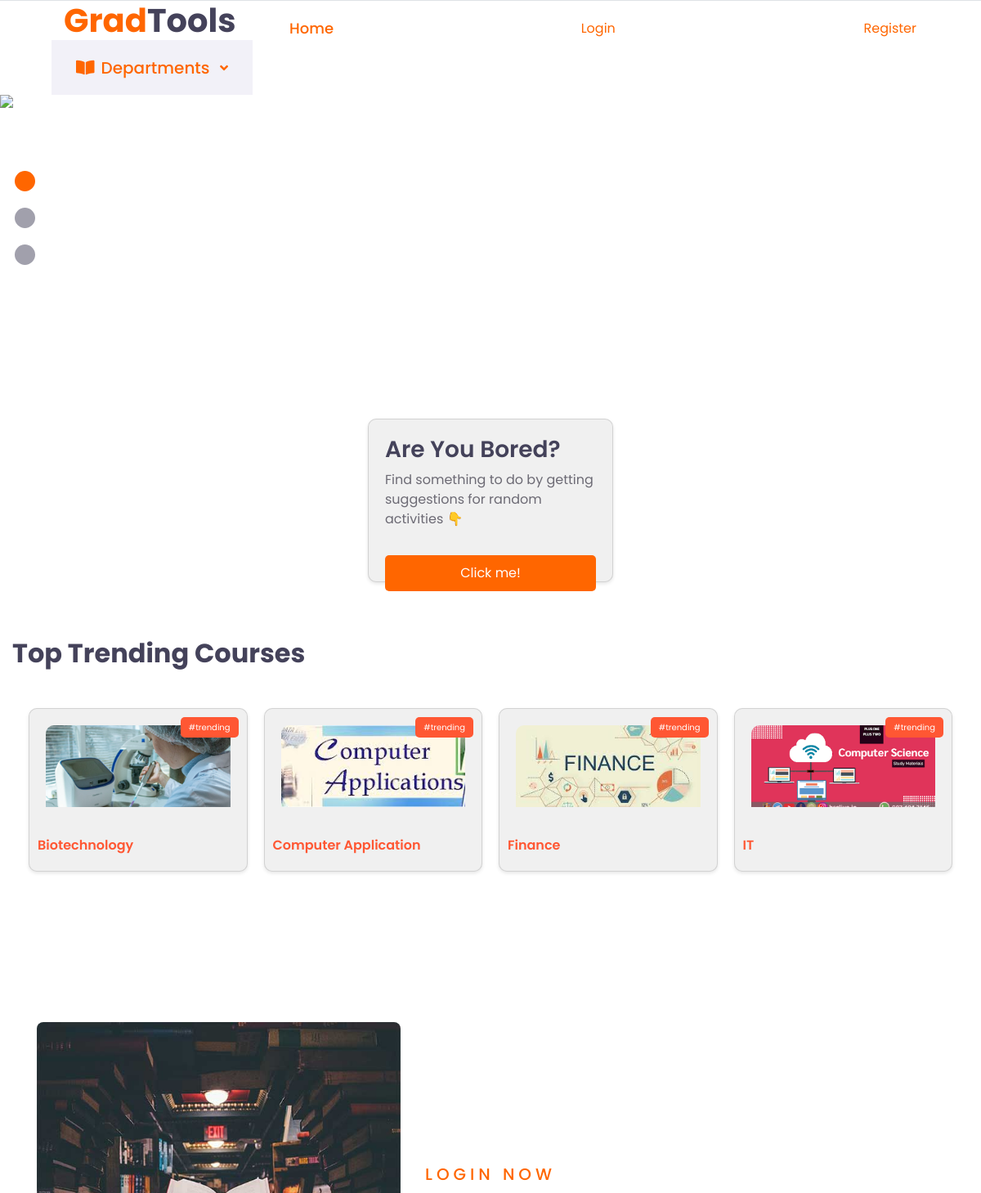
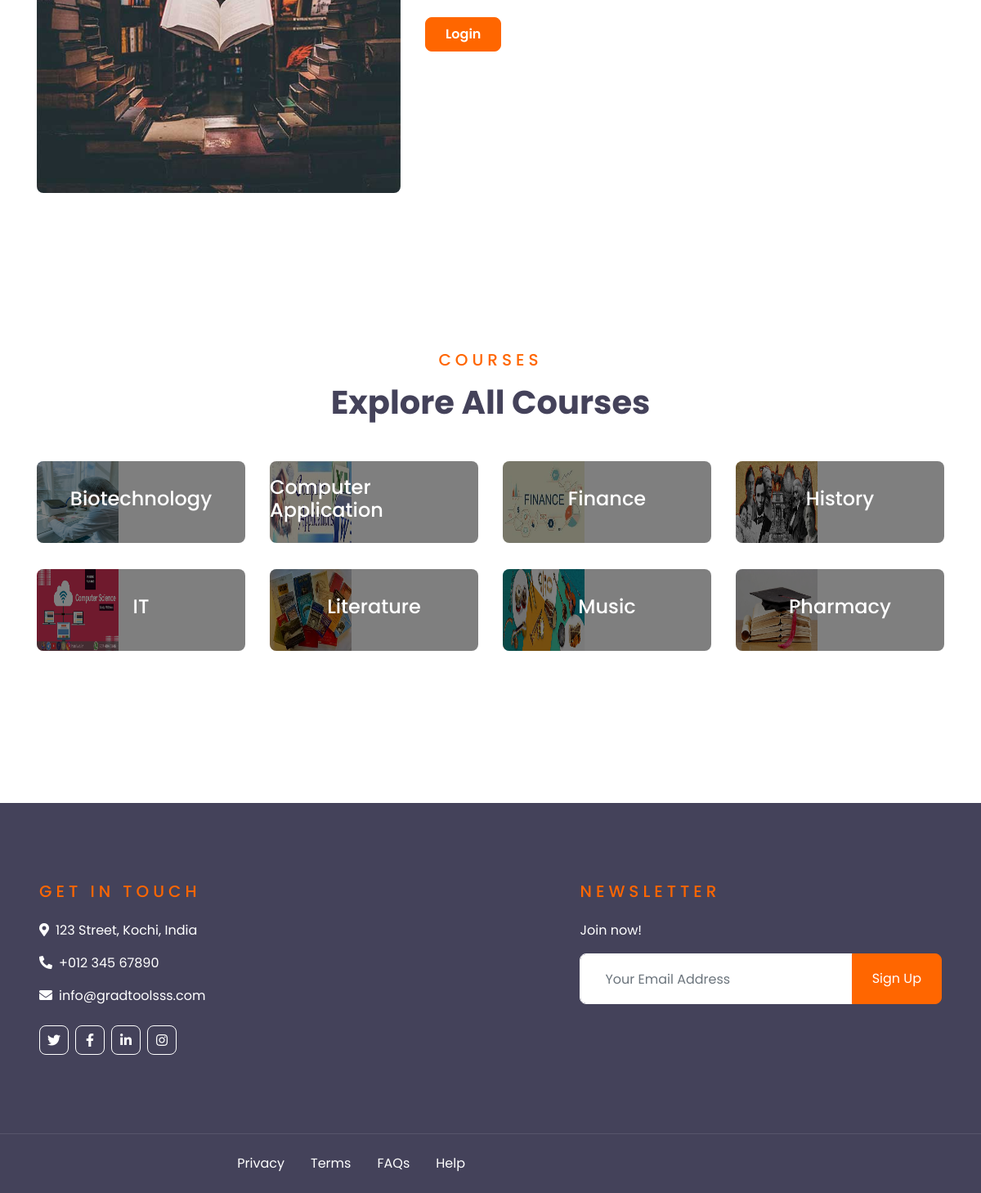
The page / on the database its author committed (2 pictures, top to bottom).
### GradTools_app/models.py (models this page shows, shortened)
class Course(models.Model):
    department = models.ForeignKey(Department, on_delete=models.CASCADE)
    name = models.CharField(max_length=50)
    slug = models.SlugField(max_length=50, unique=True)
    description = models.TextField(blank=True)
    image = models.ImageField(upload_to='course', blank=True)
    top= models.BooleanField(default=False)
    class Meta:
        ordering = ('name',)
        verbose_name = 'course'
        verbose_name_plural = 'courses'

### GradTools_app/views.py (the view)
# urls.py: path('', views.home, name='home_page'),
def home(request):
    courses = Course.objects.all()
    top_courses = Course.objects.filter(top=True)
    context = {'courses': courses,
               'top_courses': top_courses}
    return render(request, 'home.html', context)

### templates/home.html (shortened to what this page needs)
{% extends 'base.html' %}
{% load static %}
{% block content %}
{% include 'carousel.html' %}
{% include 'activity_template.html' %}
{% include 'about.html' %}
{% include 'category.html' %}
{% endblock %}

### templates/base.html (shortened to what this page needs)
<!DOCTYPE html>
{% load static %}
<html lang="en">
<head>
    <link href="https://cdnjs.cloudflare.com/ajax/libs/font-awesome/5.10.0/css/all.min.css" rel="stylesheet">
    <link href="{% static 'lib/owlcarousel/assets/owl.carousel.min.css' %}" rel="stylesheet">
    <link href="{% static 'css/style.css' %}" rel="stylesheet">
</head>
<body>
<div>
    {% include 'navbar.html'  %}
    {% block content %}
    {% endblock %}
    {% include 'footer.html' %}
</body>
</html>

### templates/navbar.html (shortened to what this page needs)
    <div class="container-fluid">
        <div class="row border-top px-xl-5">
            <div class="col-lg-3 d-none d-lg-block">
                <div class="col-lg-3">
                <a href="" class="text-decoration-none">
                    <h1 class="m-0"><span class="text-primary">Grad</span>Tools</h1>
                </a>
            </div>
                <a class="d-flex align-items-center justify-content-between bg-secondary w-100 text-decoration-none" data-toggle="collapse" href="#navbar-vertical" style="height: 67px; padding: 0 30px;">
                    <h5 class="text-primary m-0"><i class="fa fa-book-open mr-2"></i>Departments</h5>
                    <i class="fa fa-angle-down text-primary"></i>
                </a>
            </div>
            <div class="col-lg-9">
                <nav class="navbar navbar-expand-lg bg-light navbar-light py-3 py-lg-0 px-0">
                    <div class="collapse navbar-collapse justify-content-between" id="navbarCollapse">
                        <div class="navbar-nav py-0">
                            <a href="/" class="nav-item nav-link active">Home</a>
                        </div>
                        <div>
                            <a href="/login/" class="nav-item nav-link active">Login</a>
                        </div>
                        <div>
                            <a href="/register/" class="nav-item nav-link active">Register</a>
                        </div>
                    </div>
                </nav>
            </div>
        </div>
    </div>

### templates/carousel.html (shortened to what this page needs)
{% load static %}
    <div class="container-fluid p-0 pb-5 mb-5">
        <div id="header-carousel" class="carousel slide carousel-fade" data-ride="carousel">
            <ol class="carousel-indicators">
                <li data-target="#header-carousel" data-slide-to="0" class="active"></li>
                <li data-target="#header-carousel" data-slide-to="1"></li>
                <li data-target="#header-carousel" data-slide-to="2"></li>
            </ol>
            <div class="carousel-inner">
                <div class="carousel-item active" style="min-height: 300px;">
                    <img class="position-relative w-100" src="{% static 'img/gradtools_banner.png' %}" style="min-height: 300px; object-fit: cover;">
                </div>
            </div>
        </div>
    </div>

### templates/activity_template.html (shortened to what this page needs)
{% load static %}
<link href="{% static 'css/activity_template.css' %}" rel="stylesheet">
    <div class="card">
        <h3>Are You Bored?</h3>
        <p>Find something to do by getting suggestions for random activities 👇</p>
        <button id="getActivity">Click me!</button>
    </div>

### templates/about.html (shortened to what this page needs)
{% load static %}
<div class="container-fluid py-5">
    <h2>Top Trending Courses</h2>
    <div class="card-container">
        {% for i in top_courses %}
        <div class="card">
            <span class="trending-tag">#trending</span>
            <img class="card-image" src="{{i.image.url}}" alt="Trending Course">
            <h4 class="card-title">{{i.name}}</h4>
        </div>
        {% endfor %}
    </div>
    </div>
    <div class="container-fluid py-5">
        <div class="container py-5">
            <div class="row align-items-center">
                <div class="col-lg-5">
                    <img class="img-fluid rounded mb-4 mb-lg-0" src="{% static 'img/about.jpg' %}" alt="library pic square size">
                </div>
                <div class="col-lg-7">
                    <div class="text-left mb-4">
                        <h5 class="text-primary text-uppercase mb-3" style="letter-spacing: 5px;">Login Now</h5>
                    </div>
                    <a href="/new-page/" class="btn btn-primary py-md-2 px-md-4 font-weight-semi-bold mt-2">Login</a>
                </div>
            </div>
        </div>
    </div>

### templates/category.html
{% load static %}
    <div class="container-fluid py-5">
        <div class="container pt-5 pb-3">
            <div class="text-center mb-5">
                <h5 class="text-primary text-uppercase mb-3" style="letter-spacing: 5px;">Courses</h5>
                <h1>Explore All Courses</h1>
            </div>
            <div class="row">
                {% for course in courses %}
                <div class="col-lg-3 col-md-6 mb-4">
                    <div class="cat-item position-relative overflow-hidden rounded mb-2">
                        <img class="img-fluid" src="{{course.image.url}}" style="height:100px; width:100px" alt="image ORM">
                        <a class="cat-overlay text-white text-decoration-none" href="">
                            <h4 class="text-white font-weight-medium">{{course.name}}</h4>
                        </a>
                    </div>
                </div>
                {% endfor %}
            </div>
            </div>
        </div>
    </div>

### templates/footer.html
    <div class="container-fluid bg-dark text-white py-5 px-sm-3 px-lg-5" style="margin-top: 90px;">
        <div class="row pt-5">
            <div class="col-lg-7 col-md-12">
                <div class="row">
                    <div class="col-md-6 mb-5">
                        <h5 class="text-primary text-uppercase mb-4" style="letter-spacing: 5px;">Get In Touch</h5>
                        <p><i class="fa fa-map-marker-alt mr-2"></i>123 Street, Kochi, India</p>
                        <p><i class="fa fa-phone-alt mr-2"></i>+012 345 67890</p>
                        <p><i class="fa fa-envelope mr-2"></i>info@gradtoolsss.com</p>
                        <div class="d-flex justify-content-start mt-4">
                            <a class="btn btn-outline-light btn-square mr-2" href="#"><i class="fab fa-twitter"></i></a>
                            <a class="btn btn-outline-light btn-square mr-2" href="#"><i class="fab fa-facebook-f"></i></a>
                            <a class="btn btn-outline-light btn-square mr-2" href="#"><i class="fab fa-linkedin-in"></i></a>
                            <a class="btn btn-outline-light btn-square" href="#"><i class="fab fa-instagram"></i></a>
                        </div>
                    </div>
                </div>
            </div>
            <div class="col-lg-5 col-md-12 mb-5">
                <h5 class="text-primary text-uppercase mb-4" style="letter-spacing: 5px;">Newsletter</h5>
                <p>Join now!</p>
                <div class="w-100">
                    <div class="input-group">
                        <input type="text" class="form-control border-light" style="padding: 30px;" placeholder="Your Email Address">
                        <div class="input-group-append">
                            <button class="btn btn-primary px-4">Sign Up</button>
                        </div>
                    </div>
                </div>
            </div>
        </div>
    </div>
    <div class="container-fluid bg-dark text-white border-top py-4 px-sm-3 px-md-5" style="border-color: rgba(256, 256, 256, .1) !important;">
        <div class="row">
            <div class="col-lg-6 text-center text-md-right">
                <ul class="nav d-inline-flex">
                    <li class="nav-item">
                        <a class="nav-link text-white py-0" href="#">Privacy</a>
                    </li>
                    <li class="nav-item">
                        <a class="nav-link text-white py-0" href="#">Terms</a>
                    </li>
                    <li class="nav-item">
                        <a class="nav-link text-white py-0" href="#">FAQs</a>
                    </li>
                    <li class="nav-item">
                        <a class="nav-link text-white py-0" href="#">Help</a>
                    </li>
                </ul>
            </div>
        </div>
    </div>

### static/css/activity_template.css (style rules this page uses)
.card { width: 400px; background-color: #44425A; border-radius: 10px; box-shadow: 0 4px 8px rgba(0, 0, 0, 0.1); padding: 20px; margin: 20px auto; }
#getActivity { background-color: #FF6600; color: #fff; border: none; border-radius: 5px; padding: 10px 20px; cursor: pointer; }

### templates/about.html (style rules this page uses)
.card-container { display: flex; overflow-x: scroll; gap: 20px; padding: 20px; }
.card { position: relative; width: 300px; height: 200px; background-color: #f0f0f0; border-radius: 10px; box-shadow: 0 2px 4px rgba(0, 0, 0, 0.1); transition: transform 0.3s ease; }
.card-image { width: 100%; height: 100px; object-fit: cover; border-radius: 10px 10px 0 0; }
.card-title { position: absolute; bottom: 10px; left: 10px; color: #ff5733; font-size: 16px; font-weight: bold; }
.trending-tag { position: absolute; top: 10px; right: 10px; background-color: #ff5733; color: white; padding: 5px 10px; font-size: 10px; border-radius: 5px; }

### rows shown on the page
Course: image (picture), name "Biotechnology"
Course: image (picture), name "Computer Application"
Course: image (picture), name "Finance"
Course: image (picture), name "IT"
Course: image (picture), name "History"
Course: image (picture), name "Literature"
Course: image (picture), name "Music"
Course: image (picture), name "Pharmacy"
